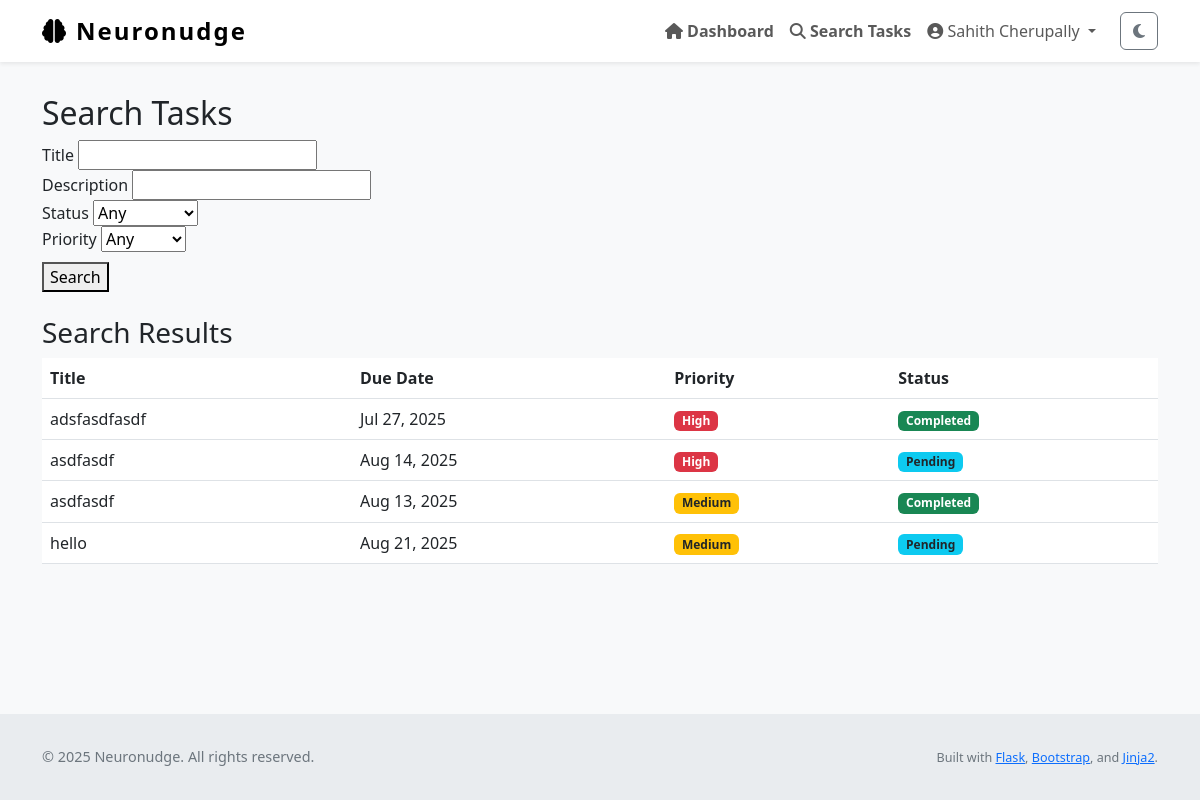
/tasks/search (signed in), run on the app's committed database.
### Neuronudge/models.py (models this page shows, shortened)
class User(UserMixin, db.Model):
    id = db.Column(db.Integer, primary_key=True)
    name = db.Column(db.String(150), nullable=True)                # full name
    username = db.Column(db.String(150), unique=True, nullable=False)
    email = db.Column(db.String(150), unique=True, nullable=False)
    password_hash = db.Column(db.String(256), nullable=False)
    profile_type = db.Column(db.String(50), nullable=False, default='General')
    created_at = db.Column(db.DateTime, default=datetime.utcnow)
    tasks = db.relationship('Task', backref='user', lazy=True)
    logs = db.relationship('ActivityLog', backref='user', lazy=True)
    preferences = db.relationship('OnboardingPreferences', back_populates='user', uselist=False)
    avatar_url = db.Column(db.String(300), default=None)
    registered_on = db.Column(db.DateTime, default=datetime.utcnow)

class Task(db.Model):
    id = db.Column(db.Integer, primary_key=True)
    title = db.Column(db.String(255), nullable=False)
    description = db.Column(db.Text)
    due_date = db.Column(db.DateTime)
    completed = db.Column(db.Boolean, default=False)
    priority = db.Column(db.Integer, default=3)         # 1 = high, 2 = med, 3 = low
    reminder_set = db.Column(db.Boolean, default=False)
    created_at = db.Column(db.DateTime, default=datetime.utcnow)
    updated_at = db.Column(db.DateTime, default=datetime.utcnow, onupdate=datetime.utcnow)
    user_id = db.Column(db.Integer, db.ForeignKey('user.id'), nullable=False)

### Neuronudge/views.py (the view)
@views.route('/tasks/search', methods=['GET', 'POST'])
@login_required
def task_search():
    title = request.args.get('title', '').strip()
    description = request.args.get('description', '').strip()
    completed = request.args.get('completed', 'any')
    priority = request.args.get('priority', 'any')
    query = Task.query.filter_by(user_id=current_user.id)
    if title:
        query = query.filter(Task.title.ilike(f'%{title}%'))
    if description:
        query = query.filter(Task.description.ilike(f'%{description}%'))
    if completed in ['true', 'false']:
        query = query.filter_by(completed=(completed == 'true'))
    if priority in ['1', '2', '3']:
        query = query.filter_by(priority=int(priority))
    results = query.order_by(Task.priority.asc(), Task.due_date.asc().nulls_last()).all()
    return render_template('task_search.html', results=results)

### Neuronudge/templates/task_search.html (shortened to what this page needs)
{% extends "layout.html" %}
{% block content %}
<h2>Search Tasks</h2>
<form method="GET" action="{{ url_for('views.task_search') }}" role="search">
    <div>
        <label for="title">Title</label>
        <input type="text" name="title" id="title" value="{{ request.args.get('title', '') }}">
    </div>
    <div>
        <label for="description">Description</label>
        <input type="text" name="description" id="description" value="{{ request.args.get('description', '') }}">
    </div>
    <div>
        <label for="completed">Status</label>
        <select name="completed" id="completed">
            <option value="any" {% if request.args.get('completed') == 'any' %}selected{% endif %}>Any</option>
        </select>
    </div>
    <div>
        <label for="priority">Priority</label>
        <select name="priority" id="priority">
            <option value="any" {% if request.args.get('priority') == 'any' %}selected{% endif %}>Any</option>
        </select>
    </div>
    <div style="margin-top: 10px;">
        <button type="submit">Search</button>
    </div>
</form>
{% if results is defined %}
    <h3 class="mt-4">Search Results</h3>
    {% if results %}
        <table class="table table-hover">
            <thead>
                <tr>
                    <th>Title</th>
                    <th>Due Date</th>
                    <th>Priority</th>
                    <th>Status</th>
                </tr>
            </thead>
            <tbody>
                {% for task in results %}
                <tr>
                    <td>{{ task.title }}</td>
                    <td>{{ task.due_date.strftime('%b %d, %Y') if task.due_date else 'No due date' }}</td>
                    <td>
                        {% if task.priority == 1 %}<span class="badge bg-danger">High</span>
                        {% elif task.priority == 2 %}<span class="badge bg-warning text-dark">Medium</span>
                        {% elif task.priority == 3 %}<span class="badge bg-secondary">Low</span>
                        {% endif %}
                    </td>
                    <td>
                        {% if task.completed %}
                            <span class="badge bg-success">Completed</span>
                        {% else %}
                            <span class="badge bg-info text-dark">Pending</span>
                        {% endif %}
                    </td>
                </tr>
                {% endfor %}
            </tbody>
        </table>
    {% else %}
        <p class="text-muted">No tasks match your search.</p>
    {% endif %}
{% endif %}
{% endblock %}

### Neuronudge/templates/layout.html (shortened to what this page needs)
<!DOCTYPE html>
<html lang="en" class="h-100" data-theme="light">
<head>
    <link href="https://cdn.jsdelivr.net/npm/bootstrap@5.3.0/dist/css/bootstrap.min.css" rel="stylesheet" />
    <link href="https://cdnjs.cloudflare.com/ajax/libs/font-awesome/6.4.0/css/all.min.css" rel="stylesheet" />
    <link rel="stylesheet" href="{{ url_for('static', filename='style.css') }}" />
</head>
<body class="d-flex flex-column h-100" role="document" aria-live="polite" aria-busy="false" aria-label="Neuronudge main document">
<nav class="navbar navbar-expand-lg navbar-light fixed-top bg-white shadow-sm" role="navigation" aria-label="Main navigation">
    <div class="container">
        <a class="navbar-brand d-flex align-items-center" href="{{ url_for('views.home') }}" aria-label="Neuronudge homepage">
            <i class="fa-solid fa-brain me-2" aria-hidden="true"></i> Neuronudge
        </a>
        <div class="collapse navbar-collapse" id="navbarNav">
            <ul class="navbar-nav ms-auto align-items-center" role="menubar">
                {% if current_user.is_authenticated %}
                    <li class="nav-item" role="none">
                        <a class="nav-link fw-semibold" href="{{ url_for('views.dashboard') }}" role="menuitem">
                            <i class="fa-solid fa-house"></i> Dashboard
                        </a>
                    </li>
                    <li class="nav-item" role="none">
                        <a class="nav-link fw-semibold" href="{{ url_for('views.task_search') }}" role="menuitem">
                            <i class="fa-solid fa-magnifying-glass"></i> Search Tasks
                        </a>
                    </li>
                    <li class="nav-item dropdown" role="none">
                        <a class="nav-link dropdown-toggle" href="#" id="profileDropdown" role="button"
                           data-bs-toggle="dropdown" aria-expanded="false" aria-haspopup="true" aria-controls="profileDropdownMenu">
                            <i class="fa-solid fa-user-circle"></i> {{ current_user.name or current_user.email }}
                        </a>
                    </li>
                    <li class="nav-item" role="none">
                        <button id="darkModeToggle" class="btn btn-outline-secondary ms-3" aria-pressed="false" aria-label="Toggle dark mode">
                            <i class="fa-solid fa-moon"></i>
                        </button>
                    </li>
                {% endif %}
            </ul>
        </div>
    </div>
</nav>
<div class="flash-message container position-fixed top-0 end-0 p-3" role="region" aria-live="assertive" aria-atomic="true">
</div>
<main role="main" class="container flex-grow-1 my-4" tabindex="-1">
    {% block content %}{% endblock %}
</main>
<footer class="footer mt-auto" role="contentinfo">
    <div class="container d-flex flex-column flex-md-row justify-content-between align-items-center">
        <p class="mb-2 mb-md-0">&copy; {{ current_year if current_year else "2025" }} Neuronudge. All rights reserved.</p>
        <p class="mb-0">
            <small>
                Built with
                <a href="https://flask.palletsprojects.com/" target="_blank" rel="noopener noreferrer">Flask</a>,
                <a href="https://getbootstrap.com/" target="_blank" rel="noopener noreferrer">Bootstrap</a>,
                and
                <a href="https://jinja.palletsprojects.com/" target="_blank" rel="noopener noreferrer">Jinja2</a>.
            </small>
        </p>
    </div>
</footer>
</body>
</html>

### Neuronudge/static/style.css (style rules this page uses)
body { background-color: #eef; }

### Neuronudge/templates/layout.html (style rules this page uses)
body { padding-top: 70px; background-color: var(--bs-light-bg, #f8f9fa); min-height: 100vh; display: flex; flex-direction: column; text-size-adjust: 100%; }
.navbar-brand { font-weight: 700; font-size: 1.5rem; letter-spacing: 2px; }
.footer { margin-top: auto; padding: 2rem 0; background-color: var(--bs-light-footer-bg, #e9ecef); text-align: center; font-size: 0.9rem; color: #6c757d; }

### data on the page
User: name "Sahith Cherupally"
Task: title "adsfasdfasdf", due_date "Jul 27, 2025", priority "High", completed "Completed"
Task: title "asdfasdf", due_date "Aug 14, 2025", priority "High", completed "Pending"
Task: title "asdfasdf", due_date "Aug 13, 2025", priority "Medium", completed "Completed"
Task: title "hello", due_date "Aug 21, 2025", priority "Medium", completed "Pending"

### other printed values
{{ current_year if current_year else "2025" }} "2025"
